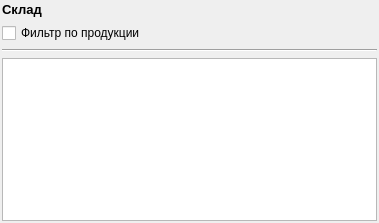
<?xml version="1.0" encoding="UTF-8"?>
<ui version="4.0">
 <class>StockWidget</class>
 <widget class="QWidget" name="StockWidget">
  <property name="geometry">
   <rect>
    <x>0</x>
    <y>0</y>
    <width>379</width>
    <height>223</height>
   </rect>
  </property>
  <property name="windowTitle">
   <string>Form</string>
  </property>
  <layout class="QVBoxLayout" name="verticalLayout">
   <property name="margin">
    <number>2</number>
   </property>
   <item>
    <widget class="QLabel" name="name">
     <property name="font">
      <font>
       <pointsize>10</pointsize>
       <weight>75</weight>
       <bold>true</bold>
      </font>
     </property>
     <property name="text">
      <string>Склад</string>
     </property>
    </widget>
   </item>
   <item>
    <layout class="QHBoxLayout" name="horizontalLayout">
     <item>
      <widget class="QCheckBox" name="checkBox">
       <property name="text">
        <string>Фильтр по продукции</string>
       </property>
      </widget>
     </item>
     <item>
      <widget class="QFrame" name="frameProduct">
       <property name="minimumSize">
        <size>
         <width>100</width>
         <height>0</height>
        </size>
       </property>
       <property name="frameShape">
        <enum>QFrame::NoFrame</enum>
       </property>
       <property name="frameShadow">
        <enum>QFrame::Raised</enum>
       </property>
       <layout class="QHBoxLayout" name="horizontalLayout_3">
        <property name="spacing">
         <number>0</number>
        </property>
        <property name="margin">
         <number>0</number>
        </property>
       </layout>
      </widget>
     </item>
     <item>
      <spacer name="horizontalSpacer">
       <property name="orientation">
        <enum>Qt::Horizontal</enum>
       </property>
       <property name="sizeHint" stdset="0">
        <size>
         <width>40</width>
         <height>20</height>
        </size>
       </property>
      </spacer>
     </item>
    </layout>
   </item>
   <item>
    <widget class="Line" name="line">
     <property name="orientation">
      <enum>Qt::Horizontal</enum>
     </property>
    </widget>
   </item>
   <item>
    <widget class="EntityTable" name="table"/>
   </item>
  </layout>
 </widget>
 <customwidgets>
  <customwidget>
   <class>EntityTable</class>
   <extends>QTableView</extends>
   <header>widgets/entitytable.h</header>
  </customwidget>
 </customwidgets>
 <resources/>
 <connections/>
</ui>
